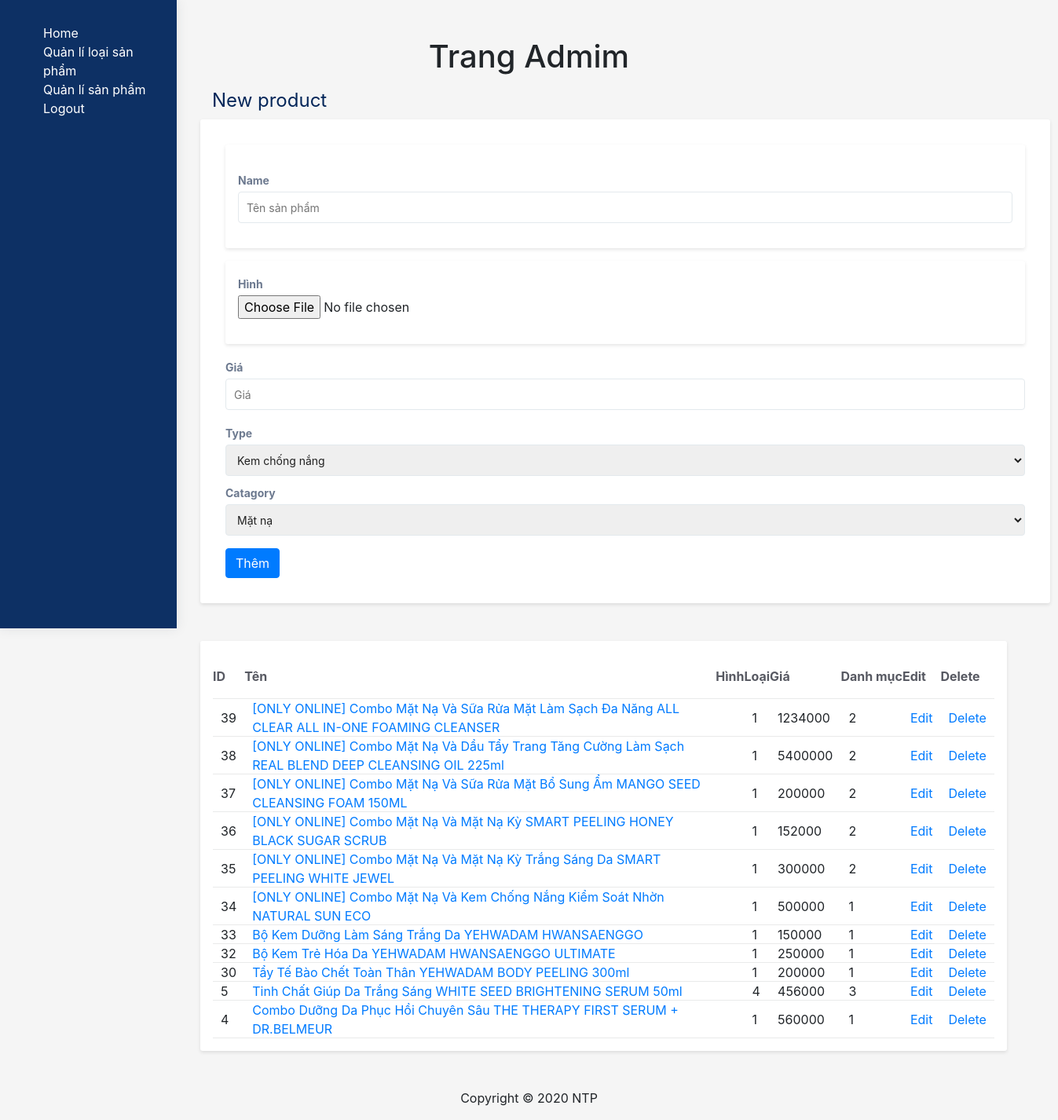
Screenshot of /controller/admin.php?page=qlsp (signed in) with the database file from the repository.
### tables this page shows
CREATE TABLE `product` (
  `id_product` int(11) NOT NULL,
  `name` varchar(255) NOT NULL,
  `img` varchar(255) NOT NULL,
  `description` varchar(255) DEFAULT NULL,
  `id_type` int(11) NOT NULL,
  `id_brand` int(11) NOT NULL,
  `price` double NOT NULL,
  `quantity` int(11) NOT NULL,
  `id_catagory` int(11) DEFAULT 0
);

### model/type.php (called while the page is built, shortened)
<?php
    function danhsachcacdanhmuc($home){
        $sql = "select * from type where 1";
        if ($home == 1) {
            $sql.=" order by id_type asc";
        }else{
            $sql.=" order by id_type desc";
        }
        $conn = connect();
        $stmt = $conn->prepare($sql);
        $stmt->execute();
        $stmt->setFetchMode(PDO::FETCH_ASSOC);
        return $stmt->fetchAll();
    }

### model/collection.php (called while the page is built, shortened)
<?php
    function showcatagory(){
        $sql = "select * from catagory where 1 order by id_catagory desc";
        $conn = connect();
        $stmt = $conn->prepare($sql);
        $stmt->execute();
        $stmt->setFetchMode(PDO::FETCH_ASSOC);
        return $stmt->fetchAll();
    }
?>

### model/product.php (called while the page is built, shortened)
<?php
    function show_chitietsp($id_product){
        $conn = connect();
        $sql = "select * from product where 1";
        $sql.=" ORDER BY id_product desc";
        $stmt = $conn->prepare($sql);
        $stmt->execute();
        $stmt->setFetchMode(PDO::FETCH_ASSOC);
        return $stmt->fetchAll();
    }
?>

### view/admin/qlsanpham.php (the view, shortened to what this page needs)
<div class="col-10 main-right">
<section>
    <div class="container">
        <div class="row">
            <?php
            if (isset($_GET['idedit']) && ($_GET['idedit']>0)) {
                $img = '../view/img/'.$infosp['img'].'' ;
                if(is_file($img)){
                    $img = '<img src="'.$img.'" alt="" style="width: 100px">';
                }
            ?>
                <?php
                $rand = rand();
                $_SESSION['rand'] = $rand;
                ?>
                <form action="admin.php?page=qlsp" method="post" enctype="multipart/form-data">
                    <input type="text" name="name" id="" value="<?=$infosp['name'] ?>">
                    <input type="file" name="img" id="" value="">
                    <?=$img?>
                    <select name="type" >
                        <?php
                        foreach ($dstype as $type) {
                            if($infosp['id_type']==$type['id_type']){
                                $s1 = "selected";
                            }else{
                                $s1 = "";
                            }
                            echo '<option value="' . $type['id_type'] . '" '.$s1.'>' . $type['name'] . '</option>';
                        }
                        ?>
                    </select>
                    <input type="text" name="price" id="" placeholder="Giá" value="<?=$infosp['price']?>">
                    <select name="catagory">
                        <?php
                        foreach ($dsdm as $dm) {
                            if($infosp['id_catagory']==$dm['id_catagory']){
                                $s1 = "selected";
                            }else{
                                $s1 = "";
                            }
                            echo '<option value="' . $dm['id_catagory'] . '" '.$s1.'>' . $dm['name'] . '</option>';
                        }
                        ?>
                    </select>
                    <input type="hidden" value="<?php echo $rand; ?>" name="randcheck" />
                    <input type="hidden" name="id" value="<?=$infosp['id_product']?>">
                    <input type="submit" value="Edit" name="suasanpham">
                </form>
        </div>
    <?php } else { ?>
        <div class="col-12"><label class="title-header">New product</label></div>
        <div class="col-12">
            <div class="row">
                <div class="wrapper-content mb-5">
                    <div class="ui-information">
                        <form action="admin.php?page=qlsp" method="post" enctype="multipart/form-data">
                            <div class="wrapper-content mb-3">
                                <div class="ui-information-body">
                                    <div class="form-group px-0">
                                        <label class="label-input-group">Name</label>
                                        <div class=""><input class="next-input" type="text" name="name" id="" placeholder="Tên sản phẩm"></div>
                                    </div>
                                </div>
                            </div>
                            <div class="wrapper-content mb-3">
                                <div class="form-group px-0">
                                    <label class="label-input-group">Hình</label>
                                    <div class="file-upload position-relative">
                                        <div class="file-upload-drop">
                                        <input type="file" name="img" id="">
                                        </div>
                                    </div>
                                </div>
                            </div>
                            <div class="form-group px-0">
                                <label class="label-input-group">Giá</label>
                                <input class="next-input" type="text" name="price" id="" placeholder="Giá">
                            </div>
                                <div class="mb-2">
                                    <label class="label-input-group">Type</label>
                                    <div class="ui-selectbox">
                                        <div class="">
                                            <select name="type" class="next-input next-input--invisible">
                                                <?php
                                                foreach ($dstype as $type) {
                                                    echo '<option value="' . $type['id_type'] . '">' . $type['name'] . '</option>';
                                                }
                                                ?>
                                            </select>
                                        </div>
                                    </div>
                                </div>
                                <div class="">
                                    <label class="label-input-group">Catagory</label>
                                    <div class="ui-selectbox">
                                        <div class="">
                                        <select name="catagory" class="next-input next-input--invisible">
                                            <?php
                                            foreach ($dsdm as $dm) {
                                                echo '<option value="' . $dm['id_catagory'] . '">' . $dm['name'] . '</option>';
                                            }
                                            ?>
                                        </select>
                                        </div>
                                    </div>
                                </div>
                            <input class="btn btn-primary mt-3" type="submit" value="Thêm" name="themsp">
                        </div>
                    </div>
                </div>
            </div>
        </div>
        </div>
    <?php } ?>
    <div class="container">
        <div class="row">
        <div class="wrapper-content mb-5">
            <table class="ui-table">
                <tr>
                    <th>ID</th>
                    <th>Tên</th>
                    <th>Hình</th>
                    <th>Loại</th>
                    <th>Giá</th>
                    <th>Danh mục</th>
                    <th>Edit</th>
                    <th>Delete</th>
                </tr>
                <?php
                foreach ($dssp as $sp) {
                    $id = $sp['id_product'];
                    $name = $sp['name'];
                    $type = $sp['id_type'];
                    $img = "../view/img/" . $sp['img'];
                    if (is_file($img)) {
                        $img = '<img src ="' . $img . '" width="100px">';
                    } else {
                        $img = '';
                    }
                    $catagory = $sp['id_catagory'];
                    $price = $sp['price'];
                    $linkedit = "admin.php?page=qlsp&idedit=" . $id;
                    $linkdelete = "admin.php?page=qlsp&iddelete=" . $id;
                    echo '<tr><td>' . $id . '</td>
                                <td class="table-break-word text-primary">' . $name . '</td>
                                <td>' . $img . '</td>
                                <td>' . $type . '</td>
                                <td>' . $price . '</td>
                                <td>' . $catagory . '</td>
                                <td><a href="' . $linkedit . '">Edit</a></td>
                                <td><a href="' . $linkdelete . '">Delete</a></td>';
                }
                ?>
            </table>
        </div>
        </div>
    </div>
    </div>
</div>
</div>

### controller/admin.php (shortened to what this page needs)
<?php
include_once "../model/product.php";
include_once "../model/type.php";
include_once "../model/collection.php";
if (isset($_SESSION['sid']) && ($_SESSION['sid'] > 0)) {
    include "../view/admin/header.php";
    if (isset($_GET['page']) && ($_GET['page'])) {
        $page = $_GET['page'];
        switch ($page) {
            case 'qlsp':
                $dstype = danhsachcacdanhmuc(0);
                $dsdm = showcatagory(0);
                $dssp = show_chitietsp(0);
                include "../view/admin/qlsanpham.php";
                break;
        }
    } else {
        include "../view/admin/home.php";
    }
    include "../view/admin/footer.php";
} else {
    header('location: login.php');
}

### view/admin/header.php (shortened to what this page needs)
<!DOCTYPE html>
<html lang="en">
<head>
    <link rel="stylesheet" href="../view/css/bootstrap.min.css">
    <link rel="stylesheet" href="../view/admin/css/admin.css">
</head>
<body>
    <header>
        <h1 class="mt-5">Trang Admim</h1>
    </header>
    <div class="container-fluid">
        <div class="row">
            <div class="col-2 menu-left">
                <aside>
                    <ul>
                        <li><a href="admin.php">Home</a></li>
                        <li><a href="admin.php?page=qlloaisp">Quản lí loại sản phẩm</a></li>
                        <li><a href="admin.php?page=qlsp">Quản lí sản phẩm</a></li>
                        <li><a href="admin.php?page=user&logout=1">Logout</a></li>
                    </ul>
                </aside>
            </div>

### view/admin/footer.php
<footer>
  <p>Copyright &copy 2020 NTP</p>
</footer>
</body>
</html>

### view/admin/css/admin.css (style rules this page uses)
body { background: #f5f5f5; }
h1 { text-align: center; }
.title-header { font-size: 24px; line-height: 32px; color: #042659; margin-top: .5rem; }
.menu-left { padding-top: 30px; background: #0d3064; box-shadow: 0 0 15px rgba(38,50,56,.1); position: fixed; z-index: 999; top: 0; height: 100vh; }
.menu-left ul li { list-style: none; }
.menu-left ul li a { color: #ffffff; }
.main-right { margin-left: 240px; }
.wrapper-content { background: #fff; padding: 16px; border-radius: 3px; box-shadow: 0 2px 4px rgba(0,0,0,.1); }
.ui-information { min-width: 1050px; padding: 16px; }
.ui-information .ui-information-body .form-group { padding: 16px; margin-bottom: 0; }
.next-input, .next-input--stylized { border: 1px solid #e3e9ed; color: #212121; font-size: 14px; padding: 10px; height: 40px; border-radius: 4px; line-height: 18px; display: block; width: 100%; transition: all .2s ease-out; outline: none; }
.ui-selectbox { position: relative; }
.label-input-group { font-weight: 700; font-size: 14px; line-height: 18px; color: #6c798f; margin: 5px 0; }
.ui-table tr th { color: #575962; font-weight: 700; line-height: 18px; padding: 20px 0; }
.ui-table tr td { padding: 0 10px; }
.ui-table tbody tr { background: #fff; box-shadow: inset 0 -1px 0 rgba(38,50,56,.1); }
.table-break-word { width: 600px; }
footer p { text-align: center; }

### rows the page displays
product: id_product "39", name "[ONLY ONLINE] Combo Mặt Nạ Và Sữa Rửa Mặt Làm Sạch Đa Năng ALL CLEAR ALL IN-ONE FOAMING CLEANSER", id_type "1", price "1234000", id_catagory "2"
product: id_product "38", name "[ONLY ONLINE] Combo Mặt Nạ Và Dầu Tẩy Trang Tăng Cường Làm Sạch REAL BLEND DEEP CLEANSING OIL 225ml", id_type "1", price "5400000", id_catagory "2"
product: id_product "37", name "[ONLY ONLINE] Combo Mặt Nạ Và Sữa Rửa Mặt Bổ Sung Ẩm MANGO SEED CLEANSING FOAM 150ML", id_type "1", price "200000", id_catagory "2"
product: id_product "36", name "[ONLY ONLINE] Combo Mặt Nạ Và Mặt Nạ Kỳ SMART PEELING HONEY BLACK SUGAR SCRUB", id_type "1", price "152000", id_catagory "2"
product: id_product "35", name "[ONLY ONLINE] Combo Mặt Nạ Và Mặt Nạ Kỳ Trắng Sáng Da SMART PEELING WHITE JEWEL", id_type "1", price "300000", id_catagory "2"
product: id_product "34", name "[ONLY ONLINE] Combo Mặt Nạ Và Kem Chống Nắng Kiểm Soát Nhờn NATURAL SUN ECO", id_type "1", price "500000", id_catagory "1"
product: id_product "33", name "Bộ Kem Dưỡng Làm Sáng Trắng Da YEHWADAM HWANSAENGGO", id_type "1", price "150000", id_catagory "1"
product: id_product "32", name "Bộ Kem Trẻ Hóa Da YEHWADAM HWANSAENGGO ULTIMATE", id_type "1", price "250000", id_catagory "1"
product: id_product "30", name "Tẩy Tế Bào Chết Toàn Thân YEHWADAM BODY PEELING 300ml", id_type "1", price "200000", id_catagory "1"
product: id_product "5", name "Tinh Chất Giúp Da Trắng Sáng WHITE SEED BRIGHTENING SERUM 50ml", id_type "4", price "456000", id_catagory "3"
product: id_product "4", name "Combo Dưỡng Da Phục Hồi Chuyên Sâu THE THERAPY FIRST SERUM + DR.BELMEUR", id_type "1", price "560000", id_catagory "1"

### other values shown
form field type "Kem chống nắng"
form field catagory "Mặt nạ"
